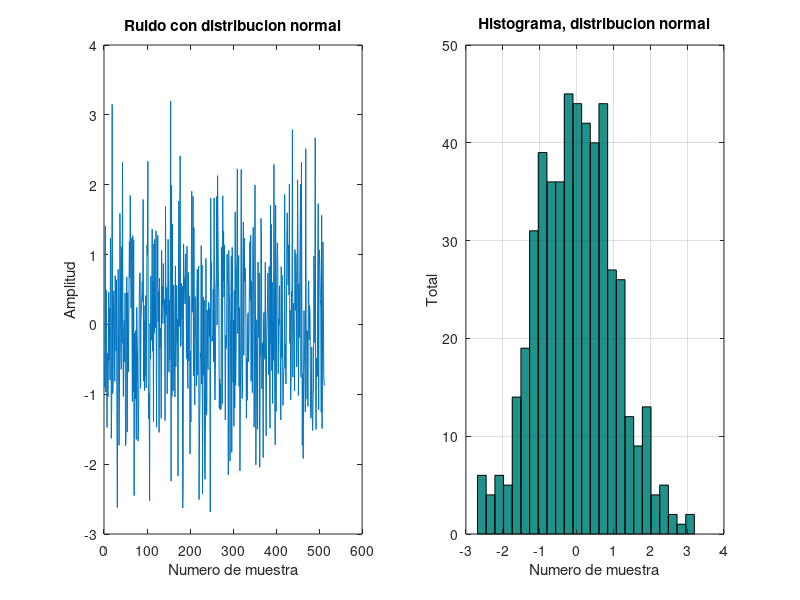

Source code (MATLAB):
# LABORATORIO 7
# EJERCICIO 5
# =====================================================================

# Random signal with normal distribution

N=512;
R=randn(1,N);
subplot(1,2,1);
plot(R);
title('Ruido con distribucion normal');
xlabel('Numero de muestra');
ylabel('Amplitud');

# Histogram

subplot(1,2,2);
hist(R,25); grid;
title('Histograma, distribucion normal');
xlabel('Numero de muestra');
ylabel('Total');

# =====================================================================
